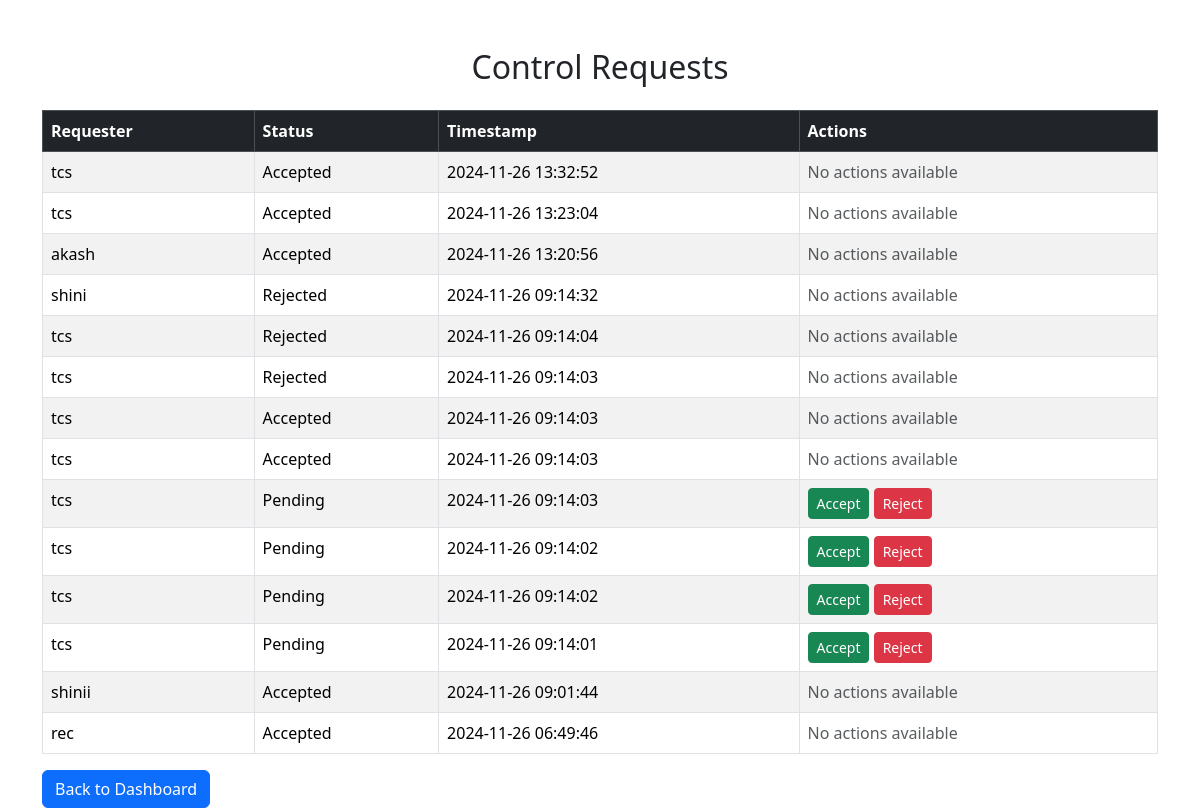
Page /view_requests (signed in) on the committed database.
### tables this page shows
CREATE TABLE control_requests (
                            id INTEGER PRIMARY KEY AUTOINCREMENT,
                            requester TEXT NOT NULL,
                            status TEXT DEFAULT 'Pending',
                            timestamp TEXT DEFAULT CURRENT_TIMESTAMP
                          );

### app.py (the view)
@app.route('/view_requests')
def view_requests():
    if 'username' not in session:
        return redirect(url_for('login'))
    with sqlite3.connect(DB_NAME) as conn:
        cursor = conn.cursor()
        cursor.execute('SELECT id, requester, status, timestamp FROM control_requests ORDER BY timestamp DESC')
        requests = cursor.fetchall()
    return render_template('requests.html', requests=requests)

### templates/requests.html (shortened to what this page needs)
<!DOCTYPE html>
<html lang="en">
<head>
    <link href="https://cdn.jsdelivr.net/npm/bootstrap@5.3.2/dist/css/bootstrap.min.css" rel="stylesheet">
</head>
<body>
    <div class="container mt-5">
        <h2 class="text-center">Control Requests</h2>
        <table class="table table-bordered table-striped mt-4">
            <thead class="table-dark">
                <tr>
                    <th>Requester</th>
                    <th>Status</th>
                    <th>Timestamp</th>
                    <th>Actions</th>
                </tr>
            </thead>
            <tbody>
                {% for request in requests %}
                <tr>
                    <td>{{ request[1] }}</td>
                    <td>{{ request[2] }}</td>
                    <td>{{ request[3] }}</td>
                    <td>
                        {% if request[2] == 'Pending' %}
                        <form action="{{ url_for('update_request', request_id=request[0], action='accept') }}" method="POST" style="display:inline;">
                            <button type="submit" class="btn btn-success btn-sm">Accept</button>
                        </form>
                        <form action="{{ url_for('update_request', request_id=request[0], action='reject') }}" method="POST" style="display:inline;">
                            <button type="submit" class="btn btn-danger btn-sm">Reject</button>
                        </form>
                        {% else %}
                        <span class="text-muted">No actions available</span>
                        {% endif %}
                    </td>
                </tr>
                {% else %}
                <tr>
                    <td colspan="4" class="text-center text-muted">No control requests found.</td>
                </tr>
                {% endfor %}
            </tbody>
        </table>
        <a href="{{ url_for('index') }}" class="btn btn-primary">Back to Dashboard</a>
    </div>
</body>
</html>

### rows in the picture
control_requests: requester "tcs", status "Accepted", timestamp "2024-11-26 13:32:52", shows "No actions available"
control_requests: requester "tcs", status "Accepted", timestamp "2024-11-26 13:23:04", shows "No actions available"
control_requests: requester "akash", status "Accepted", timestamp "2024-11-26 13:20:56", shows "No actions available"
control_requests: requester "shini", status "Rejected", timestamp "2024-11-26 09:14:32", shows "No actions available"
control_requests: requester "tcs", status "Rejected", timestamp "2024-11-26 09:14:04", shows "No actions available"
control_requests: requester "tcs", status "Rejected", timestamp "2024-11-26 09:14:03", shows "No actions available"
control_requests: requester "tcs", status "Accepted", timestamp "2024-11-26 09:14:03", shows "No actions available"
control_requests: requester "tcs", status "Accepted", timestamp "2024-11-26 09:14:03", shows "No actions available"
control_requests: requester "tcs", status "Pending", timestamp "2024-11-26 09:14:03"
control_requests: requester "tcs", status "Pending", timestamp "2024-11-26 09:14:02"
control_requests: requester "tcs", status "Pending", timestamp "2024-11-26 09:14:02"
control_requests: requester "tcs", status "Pending", timestamp "2024-11-26 09:14:01"
control_requests: requester "shinii", status "Accepted", timestamp "2024-11-26 09:01:44", shows "No actions available"
control_requests: requester "rec", status "Accepted", timestamp "2024-11-26 06:49:46", shows "No actions available"
